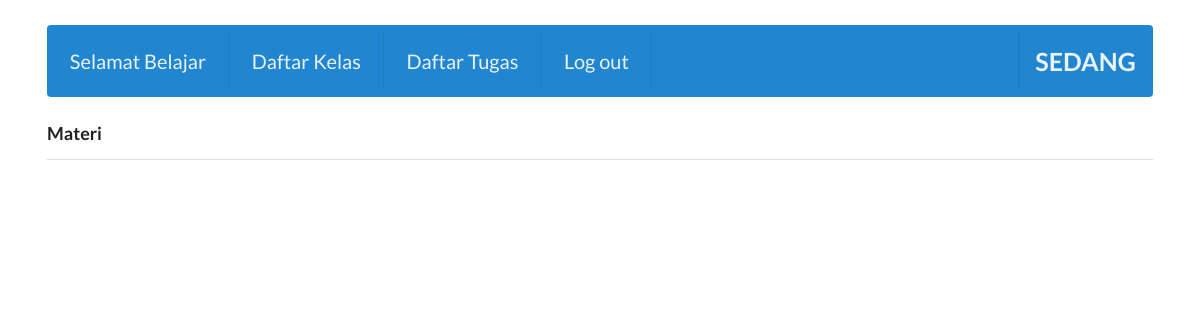
Page /php/listTugasSemua.php on the earlier database version.
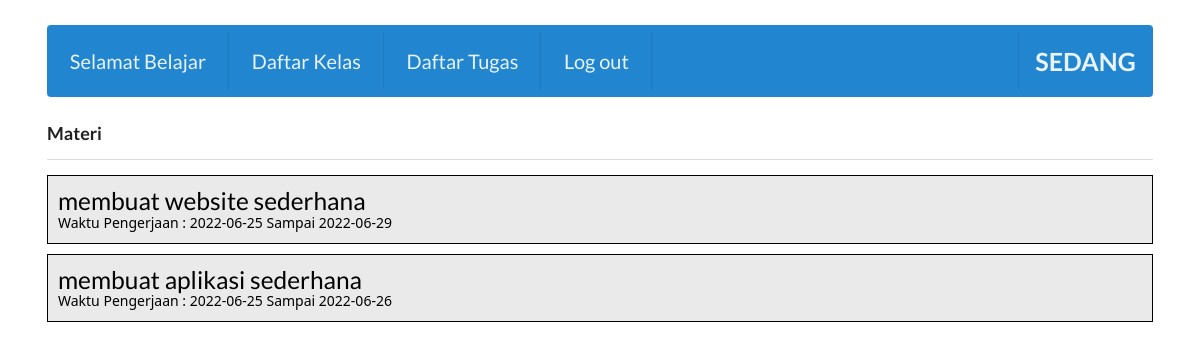
Same page on the later database version.
### tables this page shows
CREATE TABLE `tugas` (
  `id` int(11) NOT NULL,
  `id_guru` int(11) NOT NULL,
  `id_kelas` int(11) NOT NULL,
  `judulTugas` varchar(100) NOT NULL,
  `soal` varchar(100) NOT NULL,
  `tglpost` date NOT NULL,
  `deadline` date NOT NULL
);

### php/koneksi.php (called while the page is built)
<?php
$conn = mysqli_connect("localhost", "root", "", "sedang");
function query($query) {
    global $conn;
    $result = mysqli_query($conn, $query);
    $rows = [];
    while($row = mysqli_fetch_assoc($result) ) {
        $rows[] = $row;
    }
    return $rows;
}
?>

### php/listTugasSemua.php (the view, shortened to what this page needs)
<?php
require "koneksi.php";
$datatugas = query("SELECT * FROM tugas ORDER BY id desc");
?>
<!DOCTYPE html>
<html lang="en" dir="ltr">
  <head>
    <link rel="stylesheet" href="../css/semantic.min.css">
    <link rel="stylesheet" href="../css/main.css">
    <link href="https://cdn.jsdelivr.net/npm/bootstrap@5.0.2/dist/css/bootstrap.min.css" rel="stylesheet">
  </head>
  <body>
    <div class="pusher">
      <div class="ui container p-t">
        <div class="ui menu inverted navbar large blue">
          <div class="left menu" style="font-size: 20px;">
            <a class="item">
              Selamat Belajar <strong><?php echo strtok($_SESSION["nama"], " ") ?></strong>
            </a>
            <a href="listKelas.php" class="item">
              Daftar Kelas
            </a>
              <a href="listTugasSemua.php" class="item">
                Daftar Tugas
              </a>
            <a href="logout.php" class="item">
              Log out
            </a>
          </div>
          <div class="header item fixed right menu">
            <b><h3 style="font-size: 25px"><strong>SEDANG</strong></h3></b>
          </div>
        </div>
        <div class="ui header">
          <div class="heading2">Materi</div>
          <div class="ui clearing divider"></div>
        </div>
        <?php foreach ($datatugas as $row) : ?>
        <div class="listmateri">
            <div class="kiri">
                <a href="detailtugas.php?id=<?php echo $row["id"] ?>">
                    <h3><?php echo $row["judulTugas"] ?></h3>
                    <p>Waktu Pengerjaan : <?php echo $row["tglpost"] ?> Sampai <?php echo $row["deadline"] ?></p>
                </a>
            </div>
        </div>
        <?php endforeach; ?>
      </div>
    </div>
  </body>
  </body>
</html>

### css/main.css (style rules this page uses)
.navbar { border: none !important; box-shadow: none !important; }
.p-t { padding-top: 25px; }
.listmateri { background-color: hsla(240, 2%, 10%, 0.092); width: 100%; border: black solid 1px; padding: 10px; display: inline-flex; margin-bottom: 10px; }
.listmateri p { margin-top: -10px; }
.listmateri .kiri { float: right; width: 95%; }
.listmateri .kiri a { color: black; text-decoration: none; }

Differences in the rows shown:
added tugas: judulTugas "membuat website sederhana", tglpost "2022-06-25", deadline "2022-06-29"
added tugas: judulTugas "membuat aplikasi sederhana", tglpost "2022-06-25", deadline "2022-06-26"
